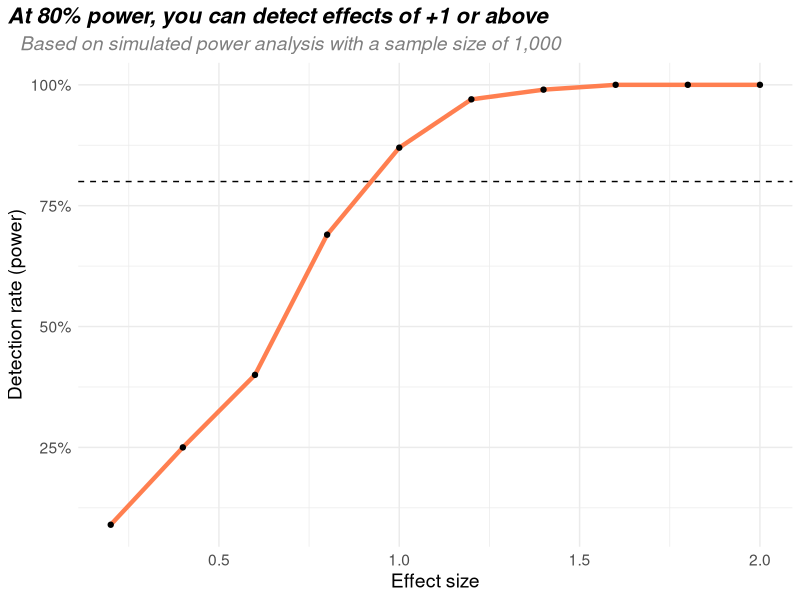
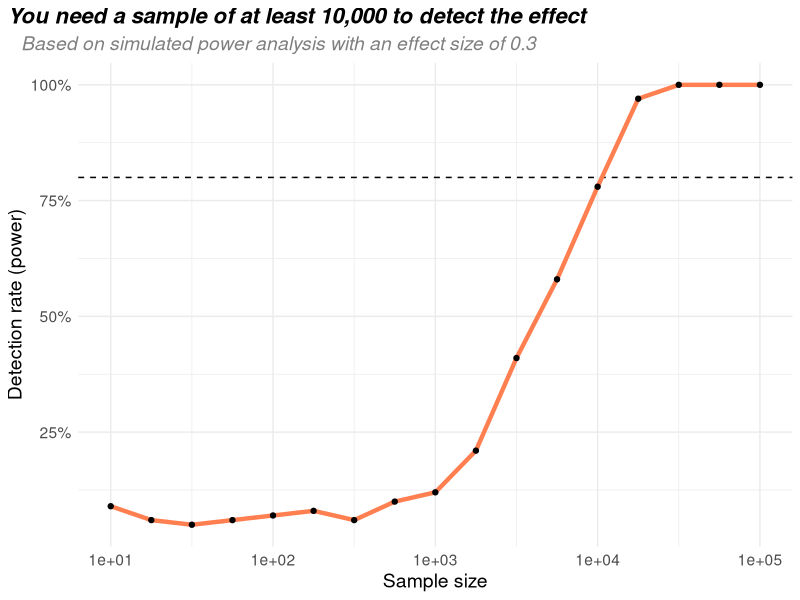
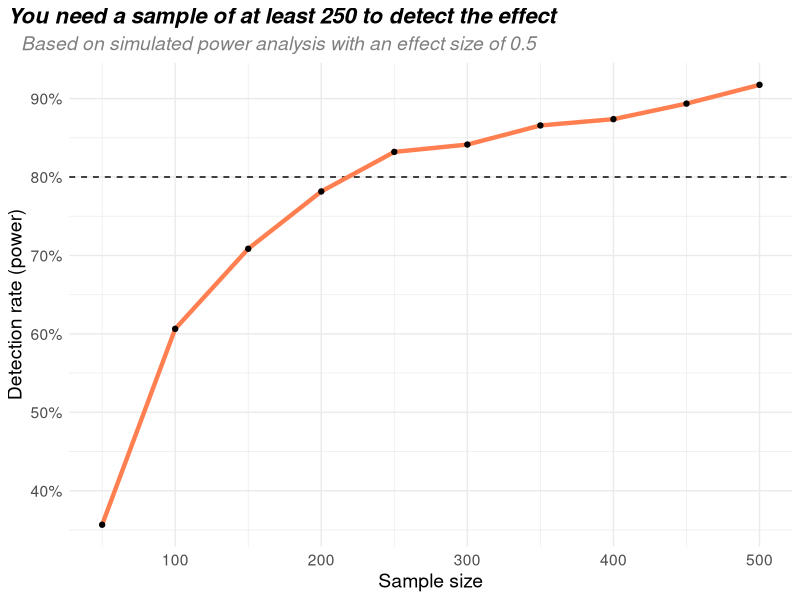

Here is the R script that generated these plots, in order:
## ---- chunk 1
library(ggplot2)
library(dplyr)
## ---- chunk 2
experiment_sim = function(effect, sample_size){

  # Simulate experimental data
  X = runif(sample_size, 0, 1) # X is uniformly distributed between 0 & 1
  Y = effect * X + rnorm(sample_size, mean = 0, sd = 3) # Y is related to X

  # Run the analysis & get it into a tidy format
  mod = lm(Y ~ X)
  mod = broom::tidy(mod)
  
  # Check if the X term is significant
  sig = mod$p.value[[2]] < 0.05
  return(sig)
}
## ---- chunk 3
set.seed(65439)

effect_sizes = seq(0.2, 2, by = 0.2)
pct_detect = vector('double', length(effect_sizes))
n_experiment = 100

for (j in seq_along(effect_sizes)){
  # Repeatedly run the experiment with the effect size & count the number of times
  # the experiment would detect the effect
  
  sig = vector('logical', n_experiment)
  for (i in 1:n_experiment){
    sig[[i]] = experiment_sim(effect_sizes[[j]], 1000)
  }
  
  pct_detect[[j]] = mean(sig)
  
}
## ---- chunk 4
data.frame(effect_size = effect_sizes, detect = pct_detect) %>%
  ggplot(aes(effect_sizes, pct_detect)) +
  geom_hline(aes(yintercept = 0.8), lty = 2) +
  geom_line(size = 1.5, colour = 'coral') +
  geom_point() +
  scale_y_continuous(labels = scales::percent_format()) +
  theme_minimal() +
  labs(x = 'Effect size', y = 'Detection rate (power)',
       title = 'At 80% power, you can detect effects of +1 or above',
       subtitle = 'Based on simulated power analysis with a sample size of 1,000') +
  theme(text = element_text(size = 14),
        plot.title = element_text(size = 16, face = 'bold.italic'),
        plot.title.position = 'plot',
        plot.subtitle = element_text(hjust = 0.05, face = 'italic', 
                                     colour = 'grey50'))
## ---- chunk 5
set.seed(65439)

sample_sizes = 10^seq(1, 5, by = 0.25)
pct_detect = vector('double', length(sample_sizes))
n_experiment = 100

for (j in seq_along(sample_sizes)){
  # Repeatedly run the experiment with the effect size & count the number of times
  # the experiment would detect the effect
  
  sig = vector('logical', n_experiment)
  for (i in 1:n_experiment){
    sig[[i]] = experiment_sim(0.3, sample_sizes[[j]])
  }
  
  pct_detect[[j]] = mean(sig)
  
}
## ---- chunk 6
data.frame(sample_sizes = sample_sizes, pct_detect = pct_detect) %>%
  ggplot(aes(sample_sizes, pct_detect)) +
  geom_hline(aes(yintercept = 0.8), lty = 2) +
  geom_line(size = 1.5, colour = 'coral') +
  geom_point() +
  scale_y_continuous(labels = scales::percent_format()) +
  scale_x_log10() +
  theme_minimal() +
  labs(x = 'Sample size', y = 'Detection rate (power)',
       title = 'You need a sample of at least 10,000 to detect the effect',
       subtitle = 'Based on simulated power analysis with an effect size of 0.3') +
  theme(text = element_text(size = 14),
        plot.title = element_text(size = 16, face = 'bold.italic'),
        plot.title.position = 'plot',
        plot.subtitle = element_text(hjust = 0.05, face = 'italic', 
                                     colour = 'grey50'))
## ---- chunk 7

experiment_sim = function(effect, sample_size){
  
  ### Generate the data - need to be careful with the group treatment
  df = data.frame(W = runif(sample_size),
                  group = sample(1:10, sample_size, replace = T))
  
  # Figure out which groups get treated. Say each group gets treated
  # with probability 0.5 + mean(W) / 10. We can check this using
  # the fact that X > runif() occurs with probability X, for X between 0 & 1
  df_treat = df %>%
    group_by(group) %>%
    summarise(mean_w = mean(W)) %>%
    mutate(treated = 0.5 + mean_w / 10 > runif(nrow(.)))
  
  # Treatment depends on the group you're in, and your value of W
  df = df %>%
    left_join(df_treat, by = 'group') %>%
    mutate(Y = effect * treated + W + group/10 + rnorm(sample_size))
  
  ### Do the analysis
  mod = lm(Y ~ treated + W, data = df)
  mod = broom::tidy(mod)
  
  sig = mod$p.value[[2]] < 0.05
  return(sig)
}

# Run the experiment a bunch of times, varying the sample size
# Exactly the same code as above
set.seed(592)

n_experiment = 500
sample_sizes = seq(50, 500, by = 50)
pct_detect = vector('double', length(sample_sizes))

for (j in seq_along(sample_sizes)){
  sig = vector('logical', n_experiment)
  for (i in 1:n_experiment){
    sig[[i]] = experiment_sim(0.5, sample_sizes[[j]])
  }
  pct_detect[[j]] = mean(sig, na.rm = T)
}
## ---- chunk 8
data.frame(sample_sizes = sample_sizes, pct_detect = pct_detect) %>%
  ggplot(aes(sample_sizes, pct_detect)) +
  geom_hline(aes(yintercept = 0.8), lty = 2) +
  geom_line(size = 1.5, colour = 'coral') +
  geom_point() +
  scale_y_continuous(labels = scales::percent_format()) +
  theme_minimal() +
  labs(x = 'Sample size', y = 'Detection rate (power)',
       title = 'You need a sample of at least 250 to detect the effect',
       subtitle = 'Based on simulated power analysis with an effect size of 0.5') +
  theme(text = element_text(size = 14),
        plot.title = element_text(size = 16, face = 'bold.italic'),
        plot.title.position = 'plot',
        plot.subtitle = element_text(hjust = 0.05, face = 'italic', 
                                     colour = 'grey50'))
